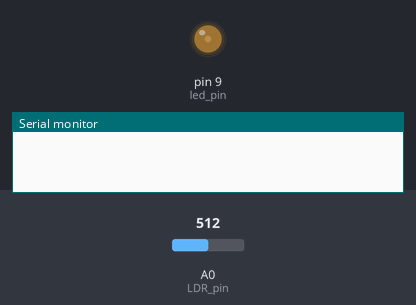
Simulated run of this sketch. Board: Arduino Uno, built with avr-gcc and run on an emulated ATmega328P. Parts: output pins drawn as LEDs (lit = HIGH), the last lines printed to the serial monitor. The inputs (shaded band) are chosen by the test bench; at power-on: A0 (LDR_pin) = 512.

Above: at 0.1 s.
At 0.5 s:
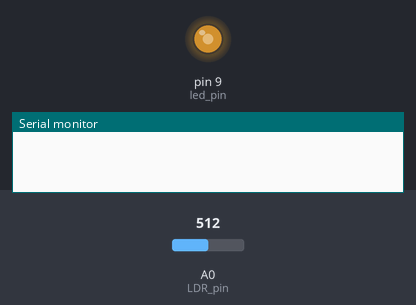
At 1.1 s:
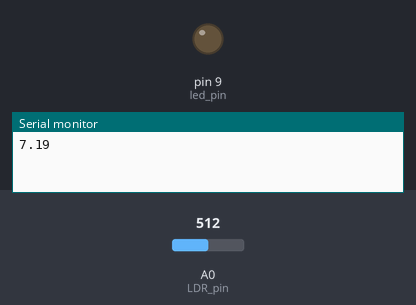
Timing chart, 0 to 3.5 s (numbered marks = the images above):
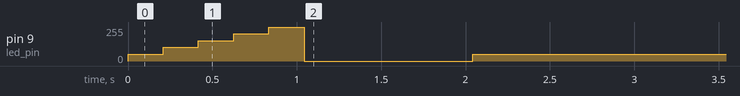

The sketch:

pi_tuning.ino
```cpp
//Connection order: 5V - LDR - A0 - Resistor - GND
//Connection order: 9 - Resistor - Led - GND

//Increase arduino Timer1 frequency
#include <avr/io.h>
const byte mask = B11111000;
int prescale = 1;

//Input and output pins
#define LDR_pin A0
#define led_pin 9

//LDR constants
#define measurements_LDR 5
#define measurements_per_step 300
#define m -0.6505
#define b 4.778

//Static gain calculation variables
float Go, Go_sum = 0;

//LDR measurement variables
float V_R, R_LDR, L_sum;

void setup() {

  //Change to PWM Phase-Correct 10-bit
  TCCR1A = (TCCR1A & B11111100) | B00000011;

  //Maximum frequency
  TCCR1B = (TCCR1B & mask) | prescale;

  //Init serial connection
  Serial.begin(2000000);

  //Calibrate LDR readings (obtain static gain)
  calibrate();

  //Send static gain through serial
  Serial.println(Go);

  //Turn off led
  analogWrite(led_pin, 0);
  delay(1000);

  //Positive Steps
  step_change(1);
}

void loop() {
}

void calibrate() {

  //Turn on led with 5 different voltage levels
  for (int voltage = 1; voltage <= 5; voltage++) {

    //Change led brightness
    analogWrite(led_pin, voltage*1023/5);
    delay(200);

    //Read LDR measurements and calculate static gain
    Go_sum += LDR_measurement()/voltage;
  }

  //Calculate average static gain
  Go = Go_sum/5;
}

float LDR_measurement() {

  //Reset variable
  L_sum = 0;

  //Measurements with average filter
  for (int i = 0; i < measurements_LDR; i++) {
    V_R = (analogRead(LDR_pin)*5)/1023.00;
    R_LDR = (50000-V_R*10000)/V_R;
    L_sum += pow(10,((log10(R_LDR)-b)/m));
    delay(1);
  }

  //Returns LDR illuminance
  return L_sum/measurements_LDR;
}

void step_change(int voltage) {

  //Put led at final state and record LDR voltage measurements
  analogWrite(led_pin, voltage*1023/5);
  for (int i = 0; i < measurements_per_step; i ++) {
    Serial.println(micros());
    Serial.println((analogRead(LDR_pin)*5)/1023.00);
  }
}
```
